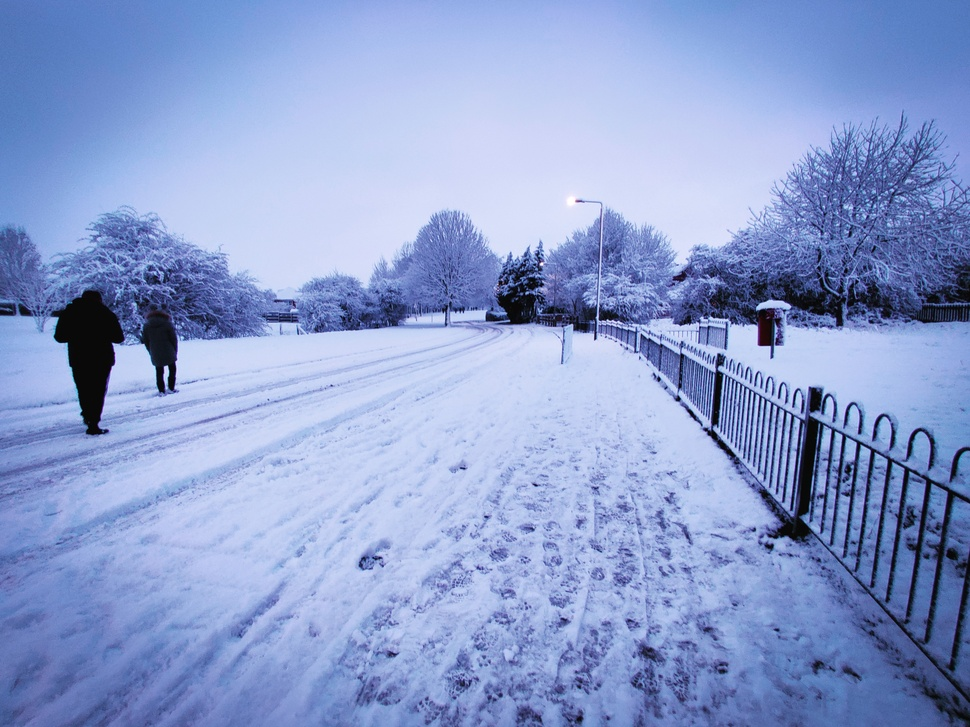
#> input picture ImageEditor/imgs/IMG_20210124_172753_514.jpg, 970 x 727 px, shrunk from 4608 x 3456 before the run; its folder holds only this picture in this run
$ python ImageEdit.py
#> lines starting #> are read from the running program, lines starting #| are printed output that depends on the picture
from PIL import Image, ImageEnhance, ImageFilter
import os

# storage image source and save paths
path = './imgs'
pathOut = '/edited'

# loops through images in a file
for filename in os.listdir(path):

    # opens current image
    img = Image.open(f"{path}/{filename}")
#> img is the input picture: PIL image 970x727 RGB; mean R, G, B 139.5, 158.1, 206.9

    # applies a sharpening filter
    edit = img.filter(ImageFilter.SHARPEN)

    # applies contrast to the image
    factor = 1.5
    enhancer = ImageEnhance.Contrast(edit)
    edit = enhancer.enhance(factor)
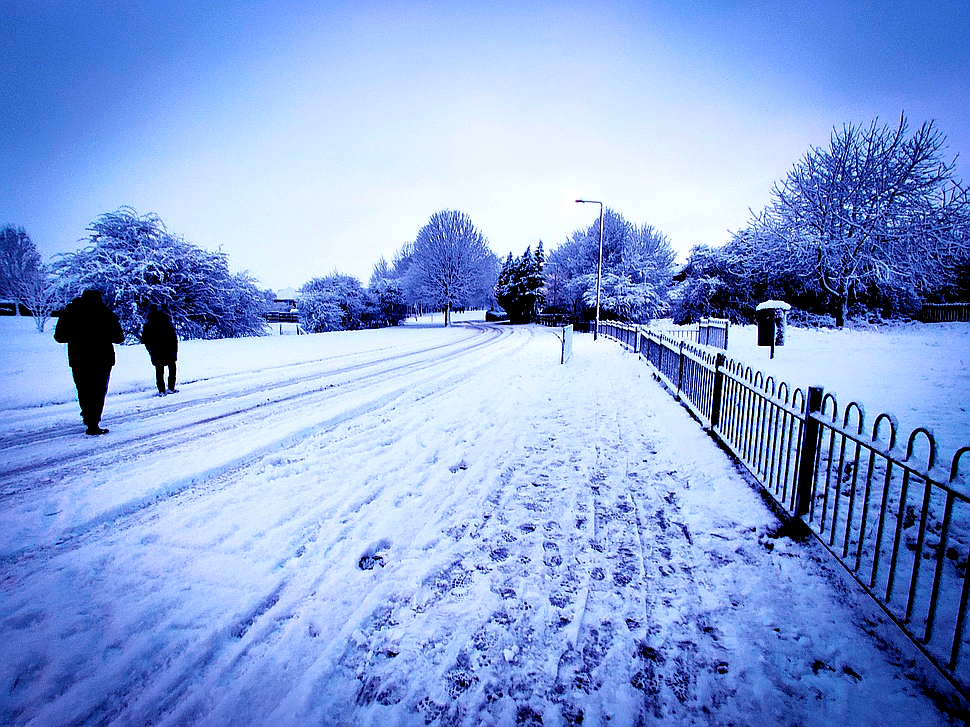
#> edit: PIL image 970x727 RGB; mean R, G, B 133.8, 161, 218.7

    # gets new name for image
    clean_name = os.path.splitext(filename)[0]

    # saves image in edited folder
    edit.save(f'.{pathOut}/{clean_name}_edited.jpg')

$ run again, on ImageEditor/imgs/IMG_20210205_200950_524.jpg
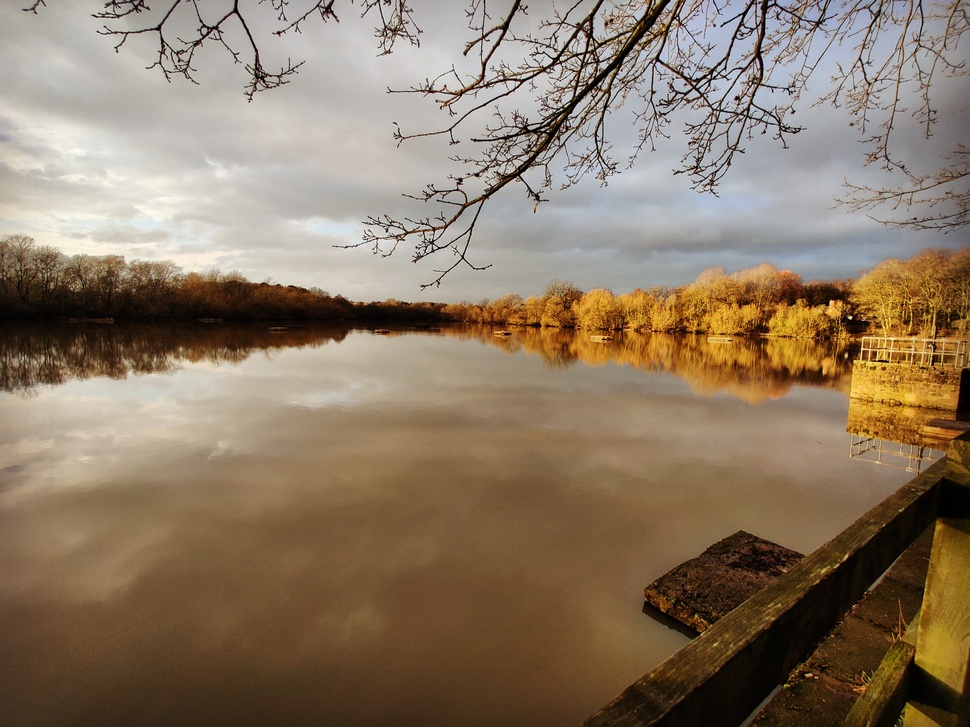
#> input picture ImageEditor/imgs/IMG_20210205_200950_524.jpg, 970 x 727 px, shrunk from 4608 x 3456 before the run
#> img is the input picture: PIL image 970x727 RGB; mean R, G, B 139, 120.9, 100.1
#> `edit = enhancer.enhance(factor)`:
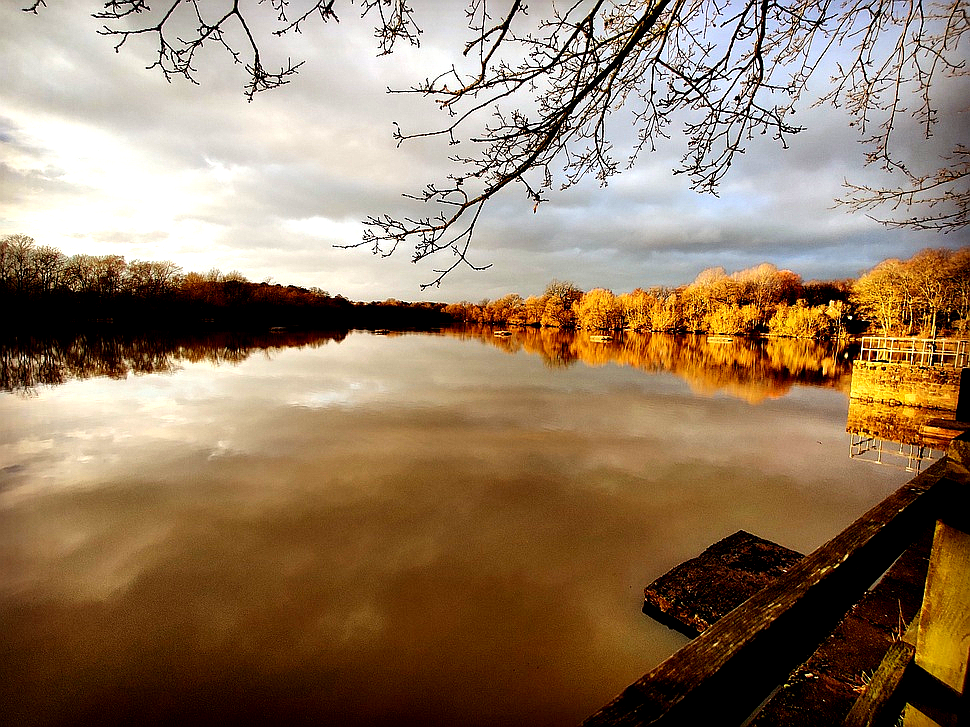
#> edit: PIL image 970x727 RGB; mean R, G, B 147.6, 123.3, 98.1
